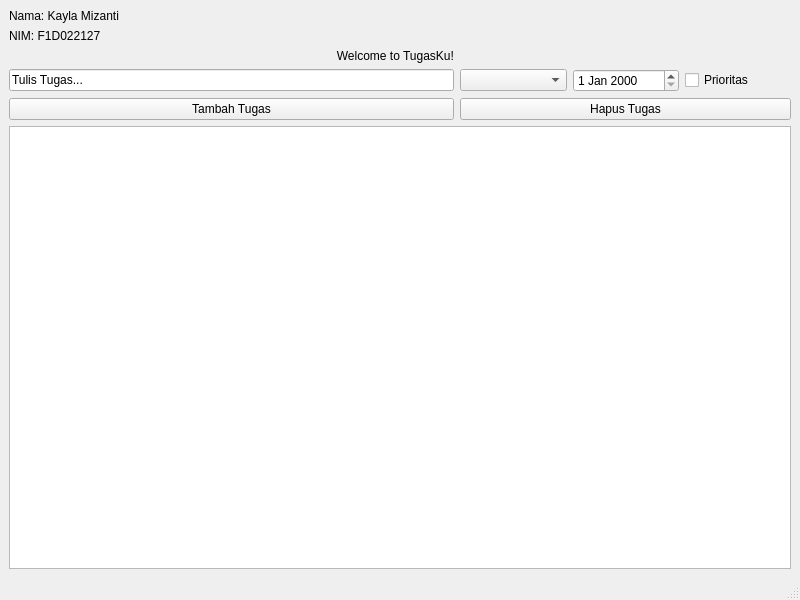
<?xml version="1.0" encoding="UTF-8"?>
<ui version="4.0">
 <class>MainWindow</class>
 <widget class="QMainWindow" name="MainWindow">
  <property name="geometry">
   <rect>
    <x>0</x>
    <y>0</y>
    <width>800</width>
    <height>600</height>
   </rect>
  </property>
  <property name="windowTitle">
   <string>MainWindow</string>
  </property>
  <widget class="QWidget" name="centralwidget">
   <layout class="QVBoxLayout" name="verticalLayout">
    <item>
     <layout class="QGridLayout" name="gridLayout">
      <item row="5" column="0" colspan="6">
       <widget class="QListWidget" name="listWidget"/>
      </item>
      <item row="0" column="0">
       <widget class="QLabel" name="label">
        <property name="text">
         <string>Nama: Kayla Mizanti</string>
        </property>
       </widget>
      </item>
      <item row="3" column="0" colspan="3">
       <widget class="QLineEdit" name="lineEdit">
        <property name="text">
         <string>Tulis Tugas...</string>
        </property>
       </widget>
      </item>
      <item row="3" column="3">
       <widget class="QComboBox" name="comboBox"/>
      </item>
      <item row="1" column="0">
       <widget class="QLabel" name="label_3">
        <property name="text">
         <string>NIM: F1D022127</string>
        </property>
       </widget>
      </item>
      <item row="3" column="4">
       <widget class="QDateEdit" name="dateEdit"/>
      </item>
      <item row="3" column="5">
       <widget class="QCheckBox" name="checkBox">
        <property name="text">
         <string>Prioritas</string>
        </property>
       </widget>
      </item>
      <item row="2" column="2">
       <widget class="QLabel" name="label_2">
        <property name="text">
         <string>                              Welcome to TugasKu!</string>
        </property>
       </widget>
      </item>
      <item row="4" column="3" colspan="3">
       <widget class="QPushButton" name="pushButton_2">
        <property name="text">
         <string>Hapus Tugas</string>
        </property>
       </widget>
      </item>
      <item row="4" column="0" colspan="3">
       <widget class="QPushButton" name="pushButton">
        <property name="text">
         <string>Tambah Tugas</string>
        </property>
       </widget>
      </item>
     </layout>
    </item>
   </layout>
  </widget>
  <widget class="QMenuBar" name="menubar">
   <property name="geometry">
    <rect>
     <x>0</x>
     <y>0</y>
     <width>800</width>
     <height>18</height>
    </rect>
   </property>
  </widget>
  <widget class="QStatusBar" name="statusbar"/>
 </widget>
 <resources/>
 <connections/>
</ui>
